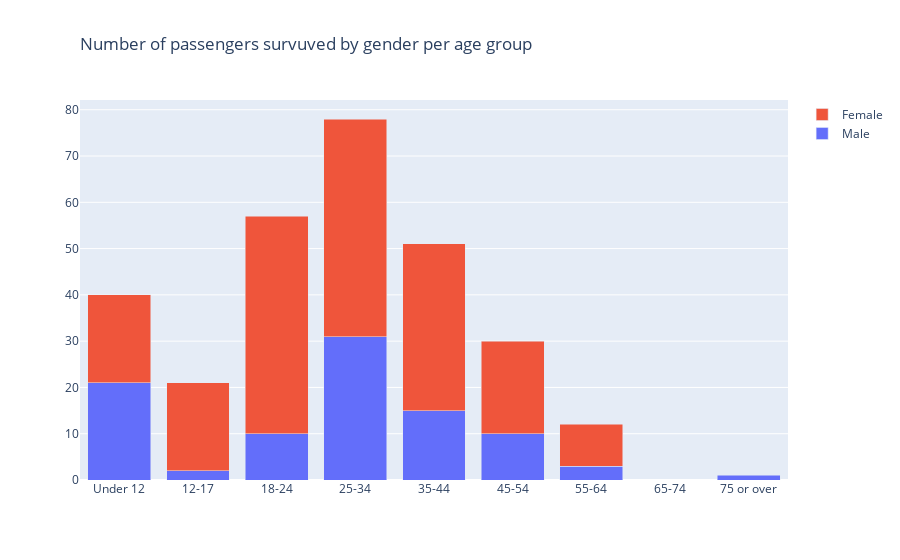

The notebook cell saved with this chart:
### Code cell
gender_group_male = gender_group.loc[gender_group.Sex == 'male']
gender_group_female = gender_group.loc[gender_group.Sex == 'female']

fig = go.Figure(data=[
    go.Bar(name='Male', x=gender_group_male.age_group, y= gender_group_male.Passenger_count),
    go.Bar(name='Female', x=gender_group_female.age_group, y= gender_group_female.Passenger_count)
])
# Change the bar mode
fig.update_layout(barmode='stack')
fig.update_layout(
    title=go.layout.Title(
        text="Number of passengers survuved by gender per age group",
        xref="paper",
        x=0
    ))
fig.show()

### Figure 1 — Plotly figure (JSON) as saved in the notebook; plotly's stock layout.template omitted (floating-point values rounded to 4 significant figures)
{"data": [{"name": "Male", "type": "bar", "x": ["Under 12", "12-17", "18-24", "25-34", "35-44", "45-54", "55-64", "65-74", "75 or over"], "y": [21, 2, 10, 31, 15, 10, 3, null, 1]}, {"name": "Female", "type": "bar", "x": ["Under 12", "12-17", "18-24", "25-34", "35-44", "45-54", "55-64", "65-74", "75 or over"], "y": [19, 19, 47, 47, 36, 20, 9, null, null]}], "layout": {"barmode": "stack", "title": {"text": "Number of passengers survuved by gender per age group", "x": 0, "xref": "paper"}}}
